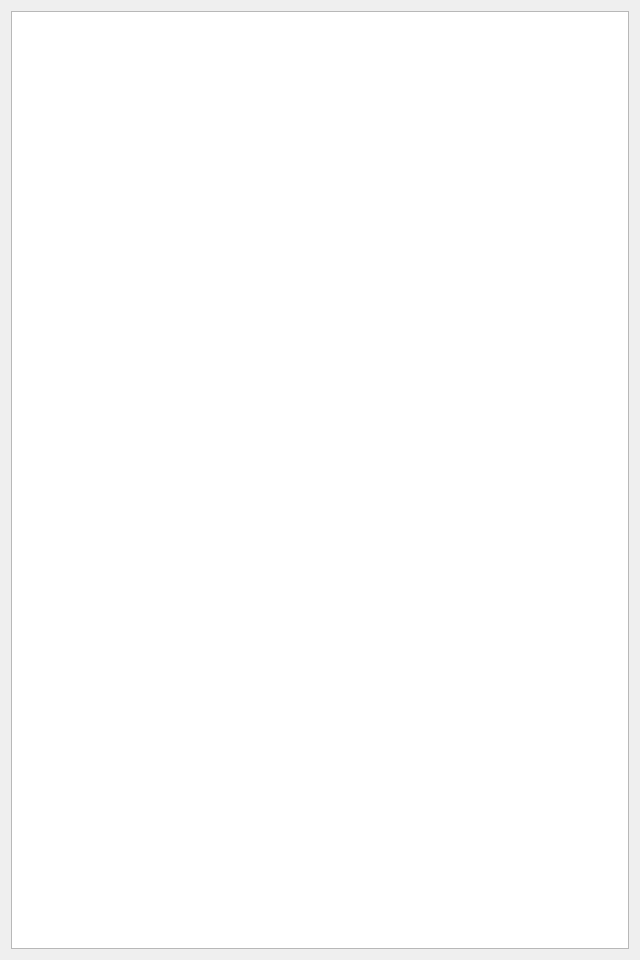
<?xml version="1.0" encoding="UTF-8"?>
<ui version="4.0">
 <class>MainWindow</class>
 <widget class="QMainWindow" name="MainWindow">
  <property name="enabled">
   <bool>true</bool>
  </property>
  <property name="geometry">
   <rect>
    <x>0</x>
    <y>0</y>
    <width>640</width>
    <height>960</height>
   </rect>
  </property>
  <property name="focusPolicy">
   <enum>Qt::StrongFocus</enum>
  </property>
  <property name="windowTitle">
   <string>Doodle Jump</string>
  </property>
  <property name="windowIcon">
   <iconset resource="res.qrc">
    <normaloff>:/images/resource/images/icon.png</normaloff>:/images/resource/images/icon.png</iconset>
  </property>
  <property name="autoFillBackground">
   <bool>false</bool>
  </property>
  <widget class="QWidget" name="centralWidget">
   <layout class="QHBoxLayout" name="horizontalLayout">
    <item>
     <widget class="QGraphicsView" name="graphicsView">
      <property name="verticalScrollBarPolicy">
       <enum>Qt::ScrollBarAlwaysOff</enum>
      </property>
      <property name="horizontalScrollBarPolicy">
       <enum>Qt::ScrollBarAlwaysOff</enum>
      </property>
      <property name="alignment">
       <set>Qt::AlignLeading|Qt::AlignLeft|Qt::AlignTop</set>
      </property>
     </widget>
    </item>
   </layout>
  </widget>
 </widget>
 <layoutdefault spacing="6" margin="11"/>
 <resources>
  <include location="res.qrc"/>
 </resources>
 <connections/>
</ui>
